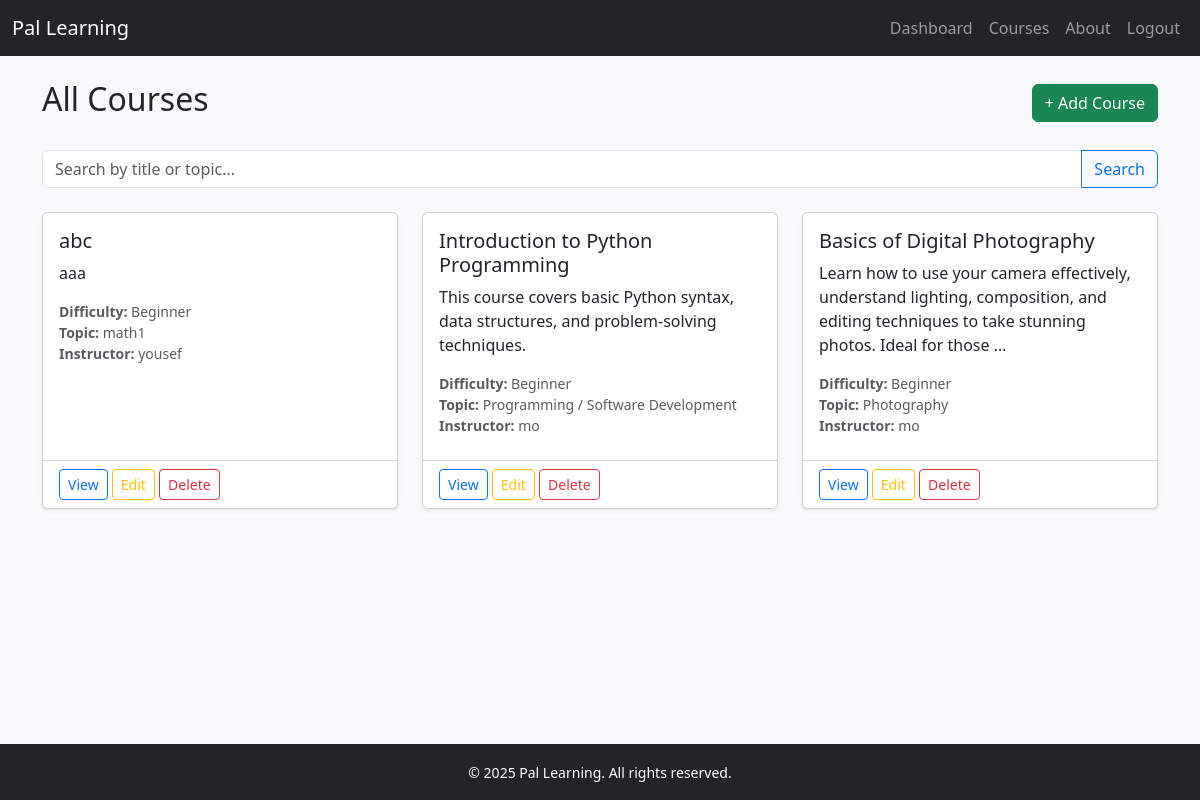
Page /courses/ (signed in) on the committed database.
### pal_learning_app/models.py (models this page shows, shortened)
class Course(models.Model):
    BEGINNER     = 'beginner'
    INTERMEDIATE = 'intermediate'
    ADVANCED     = 'advanced'
    DIFFICULTY_CHOICES = [
        (BEGINNER,     'Beginner'),
        (INTERMEDIATE, 'Intermediate'),
        (ADVANCED,     'Advanced'),
    ]
    title        = models.CharField(max_length=255)
    description  = models.TextField(blank=True)
    topic        = models.CharField(max_length=100, blank=True)
    difficulty   = models.CharField(max_length=20, choices=DIFFICULTY_CHOICES, default=BEGINNER)
    instructor   = models.ForeignKey(settings.AUTH_USER_MODEL, on_delete=models.PROTECT, related_name='courses_taught')
    created_at   = models.DateTimeField(auto_now_add=True)
    updated_at   = models.DateTimeField(auto_now=True)

class CustomUser(AbstractUser):
    STUDENT    = 'student'
    INSTRUCTOR = 'instructor'
    ADMIN      = 'admin'
    ROLE_CHOICES = [
        (STUDENT,    'Student'),
        (INSTRUCTOR, 'Instructor'),
        (ADMIN,      'Admin'),
    ]
    objects = UserManager()
    email        = models.EmailField('email address', unique=True)
    role         = models.CharField(max_length=20, choices=ROLE_CHOICES, default=STUDENT)
    address      = models.CharField(max_length=255, blank=True)
    is_approved  = models.BooleanField(default=False)
    created_at   = models.DateTimeField(auto_now_add=True)
    updated_at   = models.DateTimeField(auto_now=True)
    USERNAME_FIELD = 'email'
    REQUIRED_FIELDS = []

### pal_learning_app/views.py (the view)
# urls.py: path('courses/',                          views.course_list,    name='course_list'),
@login_required
def course_list(request):
    q = request.GET.get('q', '').strip()
    courses = Course.objects.all()
    if q:
        courses = (
            courses.filter(title__icontains=q)
                   .union(courses.filter(topic__icontains=q))
        )
    for course in courses:
        course.is_enrolled = Enrollment.objects.filter(
            student=request.user,
            course=course,
            status=Enrollment.IN_PROGRESS
        ).exists()
        course.is_dropped = Enrollment.objects.filter(
            student=request.user,
            course=course,
            status=Enrollment.DROPPED
        ).exists()
    return render(request, 'course_list.html', {
        'courses': courses,
        'query':   q,
    })

### pal_learning_app/templates/course_list.html (shortened to what this page needs)
{% extends 'base.html' %}
{% block content %}
  <div class="d-flex justify-content-between align-items-center mb-4">
    <h2>All Courses</h2>
    {% if request.user.role == 'instructor' or request.user.role == 'admin' %}
      <a href="{% url 'course_create' %}" class="btn btn-success">+ Add Course</a>
    {% endif %}
  </div>
  <form method="GET" class="input-group mb-4">
    <input type="text" name="q" class="form-control"
           placeholder="Search by title or topic..."
           value="{{ query }}">
    <button type="submit" class="btn btn-outline-primary">Search</button>
  </form>
  {% if courses %}
    <div class="row">
      {% for course in courses %}
        <div class="col-md-6 col-lg-4 mb-4">
          <div class="card h-100 shadow-sm d-flex flex-column">
            <div class="card-body">
              <h5 class="card-title">{{ course.title }}</h5>
              <p class="card-text">{{ course.description|truncatewords:20 }}</p>
              <p class="text-muted small mb-2">
                <strong>Difficulty:</strong> {{ course.get_difficulty_display }}<br>
                <strong>Topic:</strong> {{ course.topic }}<br>
                <strong>Instructor:</strong> {{ course.instructor.first_name }}
              </p>
            </div>
            <div class="card-footer bg-white mt-auto">
              {% if request.user.role == 'student' %}
                {% if course.is_enrolled %}
                  <span class="badge bg-success">Enrolled</span>
                  <a href="{% url 'course_detail' course.id %}"
                     class="btn btn-outline-primary btn-sm ms-2">
                    Continue
                  </a>
                {% elif course.is_dropped %}
                  <span class="badge bg-secondary">Dropped</span>
                  <form method="post"
                        action="{% url 'enroll_course' course.id %}"
                        class="d-inline ms-2">
                    {% csrf_token %}
                    <button type="submit" class="btn btn-success btn-sm">
                      Re-enroll
                    </button>
                  </form>
                {% else %}
                  <form method="post"
                        action="{% url 'enroll_course' course.id %}"
                        class="d-inline">
                    {% csrf_token %}
                    <button type="submit" class="btn btn-primary btn-sm">
                      Enroll
                    </button>
                  </form>
                {% endif %}
              {% else %}
                <a href="{% url 'course_detail' course.id %}"
                   class="btn btn-outline-primary btn-sm">
                  View
                </a>
              {% endif %}
              {% if request.user == course.instructor or request.user.is_superuser %}
                <a href="{% url 'course_update' course.id %}"
                   class="btn btn-outline-warning btn-sm">
                  Edit
                </a>
                <form action="{% url 'course_delete' course.id %}"
                      method="post"
                      class="d-inline"
                      onsubmit="return confirm('Delete this course?');">
                  <button type="submit" class="btn btn-outline-danger btn-sm">
                    Delete
                  </button>
                </form>
              {% endif %}
            </div>
          </div>
        </div>
      {% endfor %}
    </div>
  {% else %}
    <div class="alert alert-info text-center">
      No courses found.
    </div>
  {% endif %}
{% endblock %}

### rows in the picture
Course: title "abc", description "aaa", difficulty "Beginner", topic "math1", instructor.first_name "yousef", shows "Edit"
Course: title "Introduction to Python Programming", description "This course covers basic Python syntax, data structures, and problem-solving techniques.", difficulty "Beginner", topic "Programming / Software Development", instructor.first_name "mo", shows "Edit"
Course: title "Basics of Digital Photography", description "Learn how to use your camera effectively, understand lighting, composition, and editing techniques to take stunning photos. Ideal for those …", difficulty "Beginner", topic "Photography", instructor.first_name "mo", shows "Edit"
